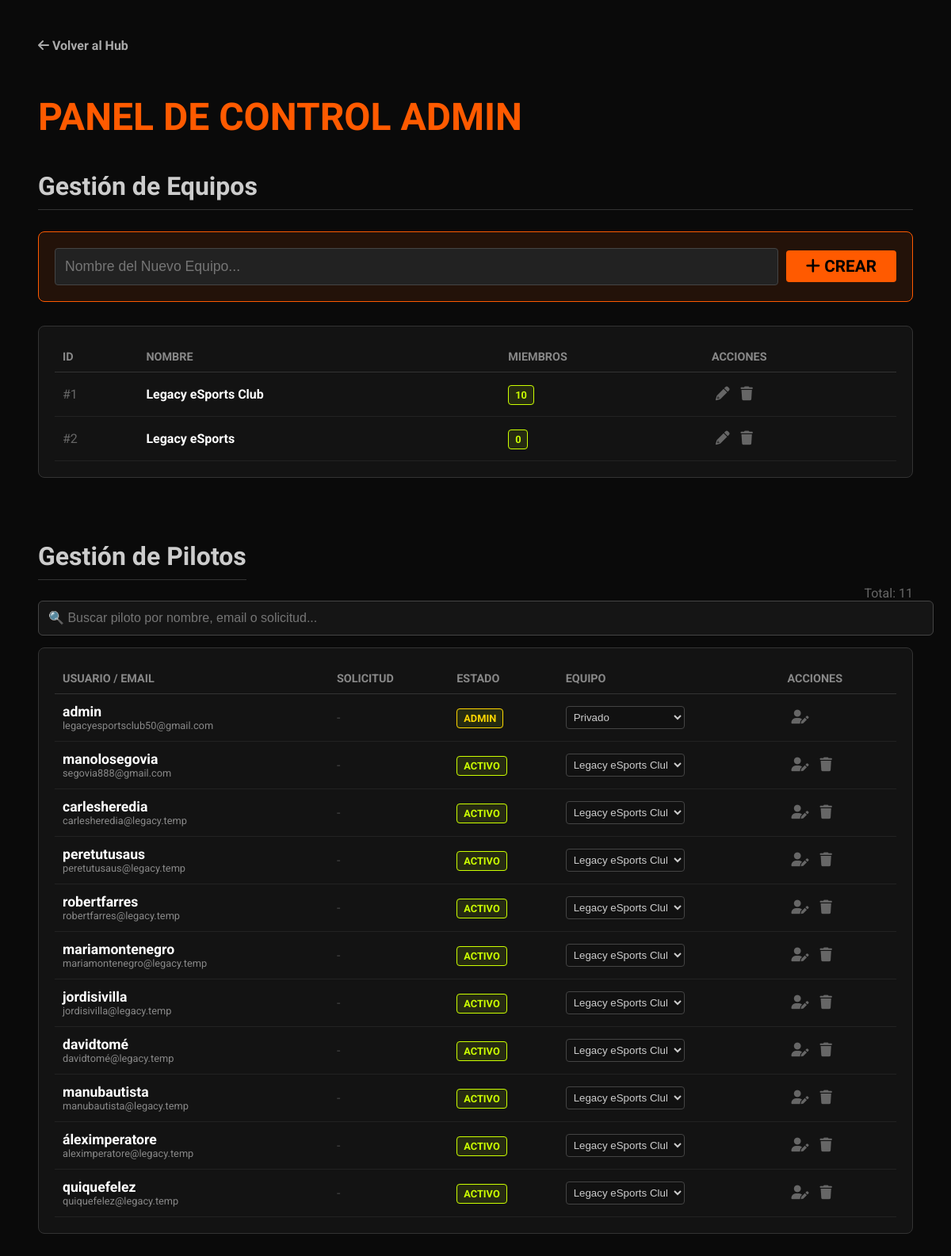
The page /admin (signed in) on the database its author committed.
### app.py (models this page shows, shortened)
class Team(db.Model):
    id = db.Column(db.Integer, primary_key=True)
    name = db.Column(db.String(100), nullable=False)
    members = db.relationship('User', backref='team', lazy=True)

class User(UserMixin, db.Model):
    id = db.Column(db.Integer, primary_key=True)
    username = db.Column(db.String(100), unique=True, nullable=False)
    email = db.Column(db.String(150), unique=True, nullable=False)
    password_hash = db.Column(db.String(200), nullable=False)
    role = db.Column(db.String(20), default='privateer')
    is_approved = db.Column(db.Boolean, default=False)
    team_id = db.Column(db.Integer, db.ForeignKey('team.id'), nullable=True)
    requested_team = db.Column(db.String(100), nullable=True)
    driver_profile = db.relationship('Driver', backref='user', uselist=False)

### app.py (the view, shortened to what this page needs)
@app.route("/admin", methods=["GET", "POST"])
@login_required
def admin_panel():
    if current_user.role != 'admin': flash("⛔ Zona restringida."); return redirect(url_for('index'))
    return render_template("admin_panel.html", users=User.query.all(), teams=Team.query.all())

### app.py (called while the page is built)
@login_manager.user_loader
def load_user(user_id): return User.query.get(int(user_id))

### templates/admin_panel.html (shortened to what this page needs)
<!doctype html>
<html lang="es">
<head>
  <link href="https://cdnjs.cloudflare.com/ajax/libs/font-awesome/6.0.0/css/all.min.css" rel="stylesheet">
</head>
<body>
  <a href="{{ url_for('index') }}" class="back-btn"><i class="fas fa-arrow-left"></i> Volver al Hub</a>
  <h1>Panel de Control <span>ADMIN</span></h1>
  <h2>Gestión de Equipos</h2>
  <form method="POST" class="create-team-box">
      <input type="text" name="team_name" placeholder="Nombre del Nuevo Equipo..." required autocomplete="off">
      <button type="submit" class="btn-orange"><i class="fas fa-plus"></i> Crear</button>
  </form>
  <div class="table-container">
      <table>
          <thead><tr><th>ID</th><th>Nombre</th><th>Miembros</th><th>Acciones</th></tr></thead>
          <tbody>
              {% for t in teams %}
              <tr>
                  <td style="color:#666;">#{{ t.id }}</td>
                  <td style="font-weight:bold; color:white;">{{ t.name }}</td>
                  <td><span class="badge bg-green">{{ t.members|length }}</span></td>
                  <td class="actions">
                      <button type="button" class="btn-edit" onclick="openTeamModal('{{ t.id }}', '{{ t.name }}')">
                          <i class="fas fa-pencil-alt"></i>
                      </button>
                      <form method="POST" style="display:inline;" onsubmit="return confirm('¿Borrar equipo {{ t.name }}? Los pilotos pasarán a ser privados.');">
                          <button type="submit" class="btn-del"><i class="fas fa-trash"></i></button>
                      </form>
                  </td>
              </tr>
              {% endfor %}
          </tbody>
      </table>
  </div>
  <div style="display:flex; justify-content:space-between; align-items:end; margin-top:40px;">
      <h2>Gestión de Pilotos</h2>
      <div style="color:#666;">Total: {{ users|length }}</div>
  </div>
  <input type="text" id="searchInput" class="search-bar" placeholder="🔍 Buscar piloto por nombre, email o solicitud..." onkeyup="filterTable()">
  <div class="table-container">
      <table id="usersTable">
          <thead>
              <tr>
                  <th>Usuario / Email</th>
                  <th>Solicitud</th>
                  <th>Estado</th>
                  <th>Equipo</th>
                  <th>Acciones</th>
              </tr>
          </thead>
          <tbody>
              {% for u in users %}
              <tr>
                  <td>
                      <div style="font-weight:bold; font-size:1.1rem; color:white;">{{ u.username }}</div>
                      <div style="font-size:0.8rem; color:#888;">{{ u.email }}</div>
                  </td>
                  <td style="color:var(--lec-orange);">
                      {% if u.requested_team %}{{ u.requested_team }}{% else %}<span style="color:#444;">-</span>{% endif %}
                  </td>
                  <td>
                      {% if u.role == 'admin' %}<span class="badge bg-green" style="border-color:gold; color:gold;">ADMIN</span>
                      {% elif u.is_approved %}<span class="badge bg-green">Activo</span>
                      {% else %}<span class="badge bg-red">Pendiente</span>{% endif %}
                  </td>
                  <td>
                      <form method="POST" style="display:flex; align-items:center;">
                          <select name="new_team_id" onchange="this.form.submit()" style="padding:5px; width:150px; background:#111; color:#ccc;">
                              <option value="none" {% if not u.team_id %}selected{% endif %}>Privado</option>
                              {% for t in teams %}
                                  <option value="{{ t.id }}" {% if u.team_id == t.id %}selected{% endif %}>{{ t.name }}</option>
                              {% endfor %}
                          </select>
                      </form>
                  </td>
                  <td class="actions">
                      <button type="button" class="btn-edit" onclick="openUserModal('{{ u.id }}', '{{ u.username }}', '{{ u.email }}')" title="Editar Datos">
                          <i class="fas fa-user-edit"></i>
                      </button>
                      <form method="POST" style="display:inline;">
                          {% if u.role != 'admin' %}
                              <button type="submit" name="action" value="delete_user" class="btn-del" title="Eliminar" onclick="return confirm('¿Borrar usuario permanentemente?');"><i class="fas fa-trash"></i></button>
                          {% endif %}
                      </form>
                  </td>
              </tr>
              {% endfor %}
          </tbody>
      </table>
  </div>
</body>
</html>

### templates/admin_panel.html (style rules this page uses)
body { background: #0a0a0a; color: #f5f5f5; font-family: 'Roboto', sans-serif; padding: 40px; }
h1 { font-family: 'Teko'; color: #FF5A00; text-transform: uppercase; font-size: 3rem; margin-bottom: 20px; }
h2 { font-family: 'Teko'; color: #ccc; margin-top: 40px; font-size: 2rem; border-bottom: 1px solid #333; padding-bottom: 10px; }
input, select { background: #222; border: 1px solid #444; color: white; padding: 8px; border-radius: 4px; }
button { cursor: pointer; transition: 0.2s; border: none; border-radius: 4px; }
.create-team-box { background: rgba(255, 90, 0, 0.1); border: 1px solid #FF5A00; padding: 20px; border-radius: 8px; margin-bottom: 30px; display:flex; gap:10px; align-items:center; }
.create-team-box input { flex-grow: 1; padding: 12px; font-size:1.1rem; }
.btn-orange { background: #FF5A00; color: black; font-weight: bold; font-family: 'Teko'; font-size: 1.3rem; padding: 8px 25px; text-transform: uppercase; }
.table-container { background: rgba(20,20,20,0.9); border: 1px solid #333; border-radius: 8px; padding: 20px; overflow-x: auto; }
table { width: 100%; border-collapse: collapse; }
th { text-align: left; color: #888; padding: 10px; border-bottom: 1px solid #333; text-transform: uppercase; font-size: 0.9rem; }
td { padding: 12px 10px; border-bottom: 1px solid #222; vertical-align: middle; }
.badge { padding: 4px 8px; border-radius: 4px; font-size: 0.8rem; font-weight: bold; text-transform: uppercase; }
.bg-green { background: rgba(204, 255, 0, 0.1); color: #CCFF00; border: 1px solid #CCFF00; }
.search-bar { width: 100%; padding: 12px; font-size: 1rem; margin-bottom: 15px; background: #151515; border: 1px solid #444; color: white; border-radius: 6px; }
.actions button { background: none; font-size: 1.1rem; padding: 5px; color:#666; }
.back-btn { display: inline-block; margin-bottom: 20px; color: #aaa; text-decoration: none; font-weight: bold; }

### rows shown on the page
Team: id "1", name "Legacy eSports Club", members|length "10"
Team: id "2", name "Legacy eSports", members|length "0"
User: username "admin", email "legacyesportsclub50@gmail.com", role "ADMIN", new_team_id "Privado"
User: username "manolosegovia", email "segovia888@gmail.com", role "ACTIVO", new_team_id "Legacy eSports Club"
User: username "carlesheredia", email "carlesheredia@legacy.temp", role "ACTIVO", new_team_id "Legacy eSports Club"
User: username "peretutusaus", email "peretutusaus@legacy.temp", role "ACTIVO", new_team_id "Legacy eSports Club"
User: username "robertfarres", email "robertfarres@legacy.temp", role "ACTIVO", new_team_id "Legacy eSports Club"
User: username "mariamontenegro", email "mariamontenegro@legacy.temp", role "ACTIVO", new_team_id "Legacy eSports Club"
User: username "jordisivilla", email "jordisivilla@legacy.temp", role "ACTIVO", new_team_id "Legacy eSports Club"
User: username "davidtomé", email "davidtomé@legacy.temp", role "ACTIVO", new_team_id "Legacy eSports Club"
User: username "manubautista", email "manubautista@legacy.temp", role "ACTIVO", new_team_id "Legacy eSports Club"
User: username "áleximperatore", email "aleximperatore@legacy.temp", role "ACTIVO", new_team_id "Legacy eSports Club"
User: username "quiquefelez", email "quiquefelez@legacy.temp", role "ACTIVO", new_team_id "Legacy eSports Club"

### other values the page prints
{{ users|length }} "11"
